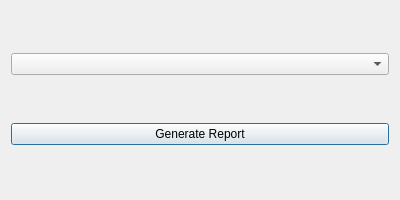
<?xml version="1.0" encoding="UTF-8"?>
<ui version="4.0">
 <class>CreateReportDialog</class>
 <widget class="QDialog" name="CreateReportDialog">
  <property name="geometry">
   <rect>
    <x>0</x>
    <y>0</y>
    <width>400</width>
    <height>200</height>
   </rect>
  </property>
  <property name="windowTitle">
   <string>Create Report for Defect Status</string>
  </property>
  <layout class="QVBoxLayout" name="verticalLayout">
   <item>
    <widget class="QComboBox" name="defectListComboBox"/>
   </item>
   <item>
    <layout class="QHBoxLayout" name="horizontalLayout">
     <item>
      <widget class="QPushButton" name="generateReportButton">
       <property name="text">
        <string>Generate Report</string>
       </property>
      </widget>
     </item>
    </layout>
   </item>
  </layout>
 </widget>
 <resources/>
 <connections/>
</ui>
